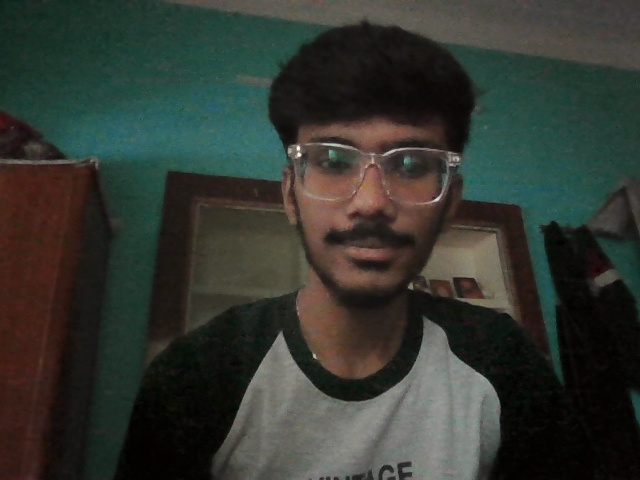
#> input picture student_photos/4BD23IS050_Jayadev/photo1.jpg, 640 x 480 px; its folder holds 3 pictures in this run
$ python check_enrollment.py
#> lines starting #> are read from the running program, lines starting #| are printed output that depends on the picture
### database.py
"""
database.py
------------
SQLite database layer for ClassSentinel.

This module is the single source of truth for the schema and all
read/write operations. Two different programs use it:
  1. detection_system.py  -> WRITES data (attendance, alerts, engagement)
  2. backend/app.py       -> READS data to serve the dashboard API

Keeping all SQL in one place means both programs always agree on the
schema, and the dashboard can never see half-written rows.
"""

import sqlite3
from datetime import datetime
from contextlib import contextmanager
import os

# Single shared DB file at the project root, regardless of which
# script (detection_system.py or backend/app.py) imports this module.
DB_PATH = os.path.join(os.path.dirname(os.path.abspath(__file__)), "classentinel.db")


def normalize_id(student_id):
    """Uppercase + strip, so '4bd23IS050' and '4BD23IS050' are treated as the same student."""
    return student_id.strip().upper()


def normalize_name(student_name):
    """Capitalizes each word, but preserves short all-caps words (KL, JS, BS)
    as initials instead of mangling them — Python's plain .title() turns
    'Prashanth KL' into 'Prashanth Kl', which is wrong for Indian naming
    conventions that commonly include initials."""
    words = student_name.strip().split()
    fixed = []
    for word in words:
        if len(word) <= 3 and word.isalpha():
            fixed.append(word.upper())   # treat short words as initials: kl/KL/Kl -> KL
        else:
            fixed.append(word.capitalize())
    return " ".join(fixed)


# [366 lines left out: functions get_connection, db_cursor, init_db, _migrate_add_column, start_session, end_session and 21 more, not called in this run]

### config.py
"""
config.py
----------
Single place for every tunable value in the project. The old repo had
CONFIDENCE_THRESHOLD hardcoded differently in main.py (75) and
take_attendence.py (70) — that kind of drift is exactly what causes
"it worked yesterday" bugs. Change values here, not inside main.py.
"""

# ── Camera ───────────────────────────────────────────────────────
# 0 = laptop webcam. For Iriun (phone), use the index camera.py told you.
CAMERA_SOURCE = 1
USE_DSHOW     = True     # Windows-only camera backend, avoids access-blocked issues

# ── Face recognition (LBPH) ─────────────────────────────────────
CONFIDENCE_THRESHOLD    = 75     # lower = stricter. Raise if enrolled people show "Unknown",
                                  # lower if two different people get mixed up.
DEBUG_PRINT_CONFIDENCE  = False  # True shows live confidence values in the terminal, for tuning
FACE_MIN_SIZE           = (80, 80)   # smallest face (px) to even attempt recognition
FACE_SCALE_FACTOR       = 1.05
FACE_MIN_NEIGHBORS      = 6      # higher = fewer false-positive detections (was hardcoded 5)
FACE_NMS_IOU_THRESHOLD  = 0.3    # overlapping detections above this IoU get collapsed into
                                  # the single strongest one, instead of drawing duplicates
FACE_MIN_CONFIDENCE_SCORE = 0    # Haar's internal confidence score floor. 0 = off (NMS alone
                                  # handles duplicates). Raise this if "ghost" boxes on
                                  # textured backgrounds (patterned curtains/walls) persist —
                                  # set DEBUG_PRINT_CONFIDENCE=True and check main.py's
                                  # terminal output for the score of a ghost detection first.

# ── Drowsiness (EAR) ─────────────────────────────────────────────
EAR_THRESHOLD  = 0.23
DROWSY_SECONDS = 1.5     # continuous eyes-closed time before flagging drowsy.
                          # Time-based rather than frame-count based, because
                          # frame rate varies with how much else is running
                          # (YOLO + MediaPipe + LBPH every frame) — a fixed
                          # frame count can silently mean very different real
                          # durations depending on the machine/camera.
EAR_RESET_TOLERANCE_FRAMES = 3   # how many consecutive above-threshold frames
                                  # are allowed before resetting the drowsy timer.
                                  # Absorbs a single jittery landmark-tracking
                                  # frame instead of resetting on any blip.
DEBUG_PRINT_EAR = False   # True prints live EAR values to the terminal —
                           # use this to find the right EAR_THRESHOLD for your
                           # actual camera/distance instead of guessing.

# ── Face-to-event attribution ──────────────────────────────────────
# When a phone or a closed-eye landmark set is detected, it's matched to
# whichever recognized face is closest to it in the frame. This is a
# proximity heuristic, not a guarantee — if two students sit close
# together, attribution can be wrong. This caps how far away a face can
# be and still count as a match (as a fraction of frame width); anything
# with no recognized face within that range gets logged as unidentified.
FACE_MATCH_MAX_DISTANCE_RATIO = 0.35

# ── Per-student report engagement score ─────────────────────────────
# The report's per-student Engagement column is a simple derived score,
# separate from the single live "Engagement: X%" shown on screen during
# the session (which is a rough whole-frame proxy, not per-person).
# score = 100 - (phone_alerts * PHONE_ALERT_PENALTY) - (drowsy_alerts * DROWSY_ALERT_PENALTY)
PHONE_ALERT_PENALTY  = 15
DROWSY_ALERT_PENALTY = 10

# ── Phone detection (YOLO) ───────────────────────────────────────
YOLO_EVERY_N_FRAMES = 3   # run YOLO every Nth frame instead of every frame — big FPS win,
                           # especially over a network camera stream like Iriun

# ── Attendance ────────────────────────────────────────────────────
CLASS_START_HOUR   = 9
CLASS_START_MINUTE = 0
ALLOW_REMARK_SAME_DAY = False   # if False, re-running main.py the same day won't create
                                 # duplicate attendance rows for someone already marked today

# ── Session duration ─────────────────────────────────────────────
# Set to a number of minutes to auto-stop the session after that long
# (e.g. 60 for a full class period). Set to None to disable — session
# then only ends when you press Q, same as before.
SESSION_DURATION_MINUTES = 60

# ── Paths ────────────────────────────────────────────────────────
STUDENT_PHOTOS_DIR = "student_photos"
ATTENDANCE_CSV      = "attendance.csv"

def get_cascade_path():
    """Finds the Haar cascade file, preferring the copy bundled in this
    project over cv2's install path. This avoids a real issue where
    pip/conda installs can put cv2's data files somewhere unexpected
    (e.g. a different Python install than the one actually running),
    causing 'Can't open file' errors that have nothing to do with your code."""
    import os
    import cv2

    local_path = os.path.join(os.path.dirname(os.path.abspath(__file__)), "haarcascade_frontalface_default.xml")
    if os.path.exists(local_path):
        return local_path

    fallback_path = os.path.join(cv2.data.haarcascades, "haarcascade_frontalface_default.xml")
    if os.path.exists(fallback_path):
        return fallback_path

    raise FileNotFoundError(
        "Could not find haarcascade_frontalface_default.xml locally or in cv2's install. "
        "Make sure haarcascade_frontalface_default.xml is in the project root."
    )

### check_enrollment.py
"""
check_enrollment.py
--------------------
Diagnoses why a student isn't being recognized. Walks student_photos/
exactly the way detection_system.py does, and reports per student:
  - whether the folder name is valid (must be <id>_<name>)
  - how many photos were found
  - how many of those photos actually had a detectable face

A student with 0 detected faces will NEVER be recognized, even though
their folder exists — this is the #1 cause of "added them but it's not
detecting" issues.

Run this from the project root:
    python check_enrollment.py
"""

import cv2
import os
from difflib import SequenceMatcher

import config
import database as db

student_photos_dir = config.STUDENT_PHOTOS_DIR

face_detector = cv2.CascadeClassifier(config.get_cascade_path())

if not os.path.isdir(student_photos_dir):
    print(f"'{student_photos_dir}' folder not found. Run this from your project root.")
    raise SystemExit

print(f"Scanning '{student_photos_dir}'...\n")
print(f"{'Folder':35} {'Valid name?':12} {'Photos':8} {'Faces found':12} {'Status'}")
print("-" * 90)

any_problem = False

for student_folder in sorted(os.listdir(student_photos_dir)):
    folder_path = os.path.join(student_photos_dir, student_folder)
    if not os.path.isdir(folder_path):
        continue

    parts = student_folder.split("_", 1)
    valid_name = len(parts) >= 2

    photo_files = [f for f in os.listdir(folder_path)
                   if f.lower().endswith((".jpg", ".jpeg", ".png"))]

    faces_found = 0
    for photo_file in photo_files:
        img = cv2.imread(os.path.join(folder_path, photo_file))
#> img is the input picture: shape (480, 640, 3); mean B, G, R 48.8, 55.4, 50.9
        if img is None:
            continue
        gray = cv2.cvtColor(img, cv2.COLOR_BGR2GRAY)
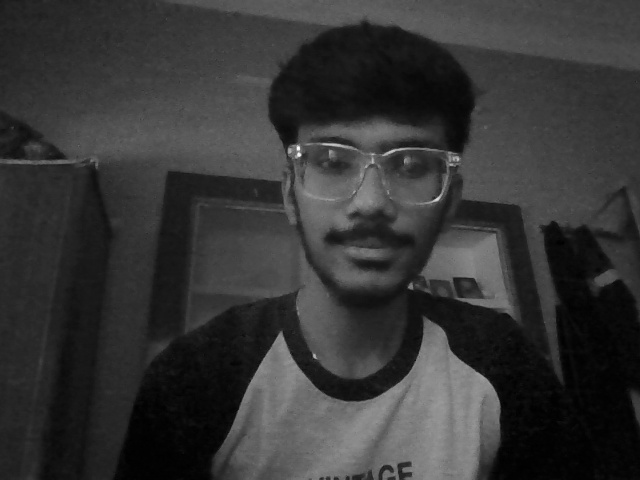
#> gray: shape (480, 640); min 0, max 251, mean 53.3
        faces = face_detector.detectMultiScale(gray, config.FACE_SCALE_FACTOR, config.FACE_MIN_NEIGHBORS)
#> faces = [[267, 85, 205, 205]]
        if len(faces) > 0:
            faces_found += 1

    if not valid_name:
        status = "SKIPPED — folder name needs an underscore (id_name)"
        any_problem = True
    elif len(photo_files) == 0:
        status = "NO IMAGE FILES in folder"
        any_problem = True
    elif faces_found == 0:
        status = "0 TRAINING SAMPLES — will never be recognized"
        any_problem = True
    elif faces_found < 3:
        status = "Low sample count — recognition may be unreliable"
        any_problem = True
    else:
        status = "OK"
#> status = 'OK'

    print(f"{student_folder:35} {str(valid_name):12} {len(photo_files):<8} {faces_found:<12} {status}")

print("-" * 90)
if any_problem:
    print("\nFix any row above that isn't 'OK', then restart main.py.")
else:
    print("\nAll students loaded cleanly.")

# ── Duplicate detection ──────────────────────────────────────────
print("\nChecking for likely duplicate enrollments...")
folders = [f for f in sorted(os.listdir(student_photos_dir))
           if os.path.isdir(os.path.join(student_photos_dir, f)) and "_" in f]
parsed = [(f, db.normalize_id(f.split("_", 1)[0]), db.normalize_name(f.split("_", 1)[1])) for f in folders]

found_dupe = False
for i in range(len(parsed)):
    for j in range(i + 1, len(parsed)):
        folder_a, id_a, name_a = parsed[i]
        folder_b, id_b, name_b = parsed[j]
        if id_a == id_b:
            print(f"  SAME ID:      '{folder_a}' and '{folder_b}' — will be merged as one student.")
            found_dupe = True
        elif SequenceMatcher(None, name_a, name_b).ratio() > 0.6:
            print(f"  SIMILAR NAME: '{folder_a}' and '{folder_b}' — likely the same person enrolled twice.")
            found_dupe = True

if found_dupe:
    print("\nIf any of the above are really the same person, merge their photos into ONE")
    print("folder (same ID, same name) and delete the duplicate — otherwise their face")
    print("data is split across two people and recognition accuracy suffers for everyone.")
else:
    print("  None found.")

$ run again, on student_photos/4BD23IS050_Jayadev/photo11.jpg
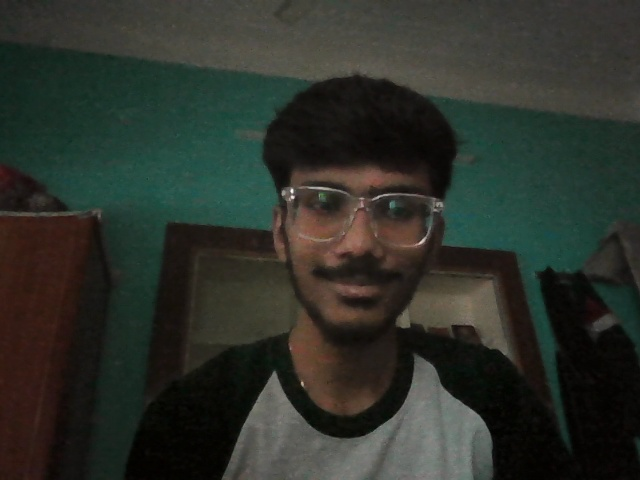
#> input picture student_photos/4BD23IS050_Jayadev/photo11.jpg, 640 x 480 px
#> img is the input picture: shape (480, 640, 3); mean B, G, R 42.2, 49.2, 44.9
#> `gray = cv2.cvtColor(img, cv2.COLOR_BGR2GRAY)`:
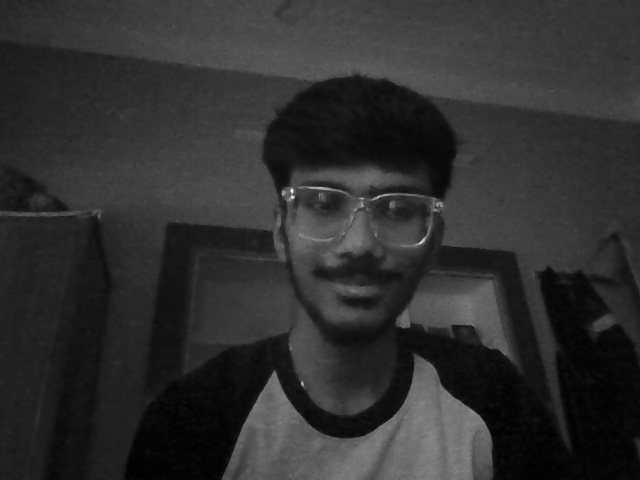
#> gray: shape (480, 640); min 0, max 248, mean 47.1
#> faces = [[260, 131, 198, 198]]
